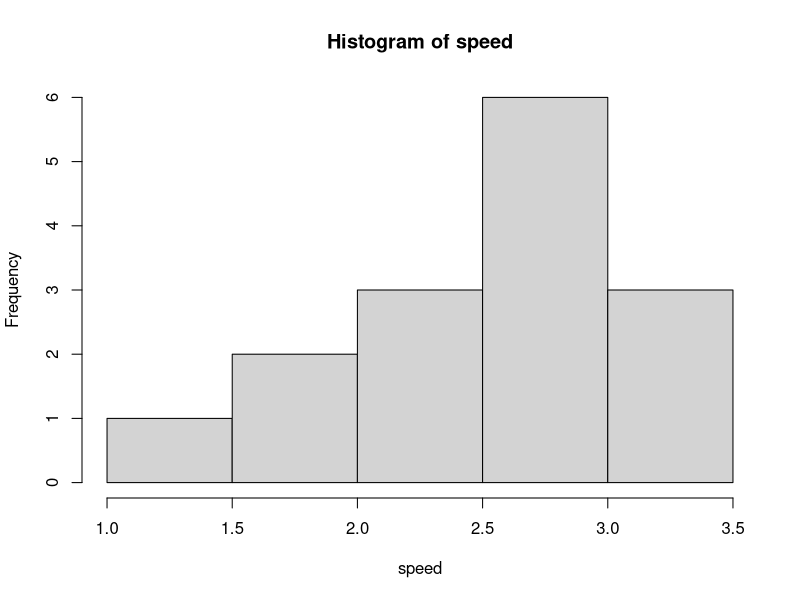
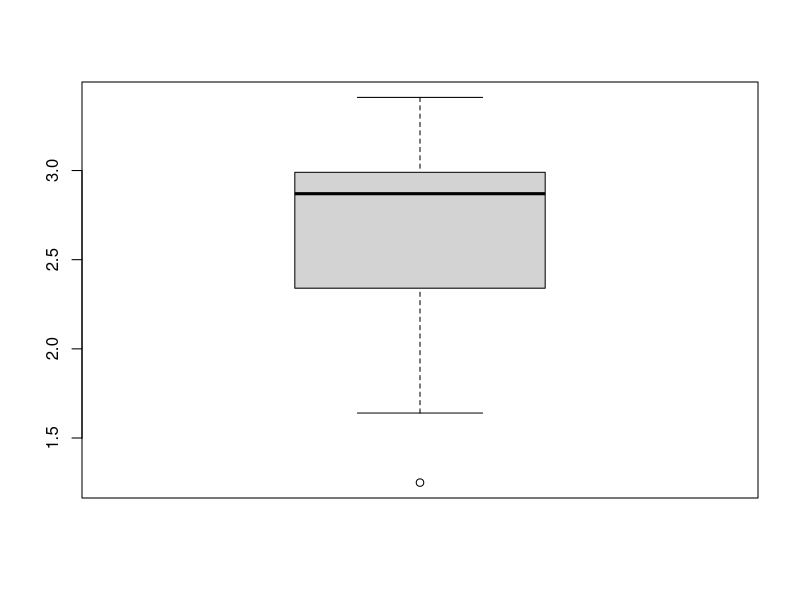

These charts were generated, in order, by the following R code:
## ---- chunk 1
speed=c(1.25, 1.64, 1.91, 2.31, 2.37, 2.38, 2.84, 2.87, 2.93, 2.94, 2.98, 3.00, 3.09, 3.22, 3.41)
hist(speed)
## ---- chunk 2
mean(speed)
sd(speed)
## ---- chunk 3
q=quantile(speed)
q1=q[2]
q2=q[3]
q3=q[4]
q1
q2
q3

## ---- chunk 4
IQR(speed )
## ---- chunk 5
boxplot(speed)
